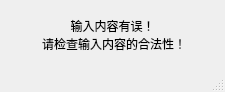
<?xml version="1.0" encoding="UTF-8"?>
<ui version="4.0">
 <class>WarnWindow</class>
 <widget class="QMainWindow" name="WarnWindow">
  <property name="geometry">
   <rect>
    <x>0</x>
    <y>0</y>
    <width>225</width>
    <height>92</height>
   </rect>
  </property>
  <property name="windowTitle">
   <string>警告</string>
  </property>
  <widget class="QWidget" name="centralwidget">
   <layout class="QVBoxLayout" name="verticalLayout">
    <item>
     <widget class="QLabel" name="label">
      <property name="text">
       <string>输入内容有误！
 请检查输入内容的合法性！</string>
      </property>
      <property name="alignment">
       <set>Qt::AlignCenter</set>
      </property>
     </widget>
    </item>
   </layout>
  </widget>
  <widget class="QMenuBar" name="menubar">
   <property name="geometry">
    <rect>
     <x>0</x>
     <y>0</y>
     <width>225</width>
     <height>22</height>
    </rect>
   </property>
  </widget>
  <widget class="QStatusBar" name="statusbar"/>
 </widget>
 <resources/>
 <connections/>
</ui>
